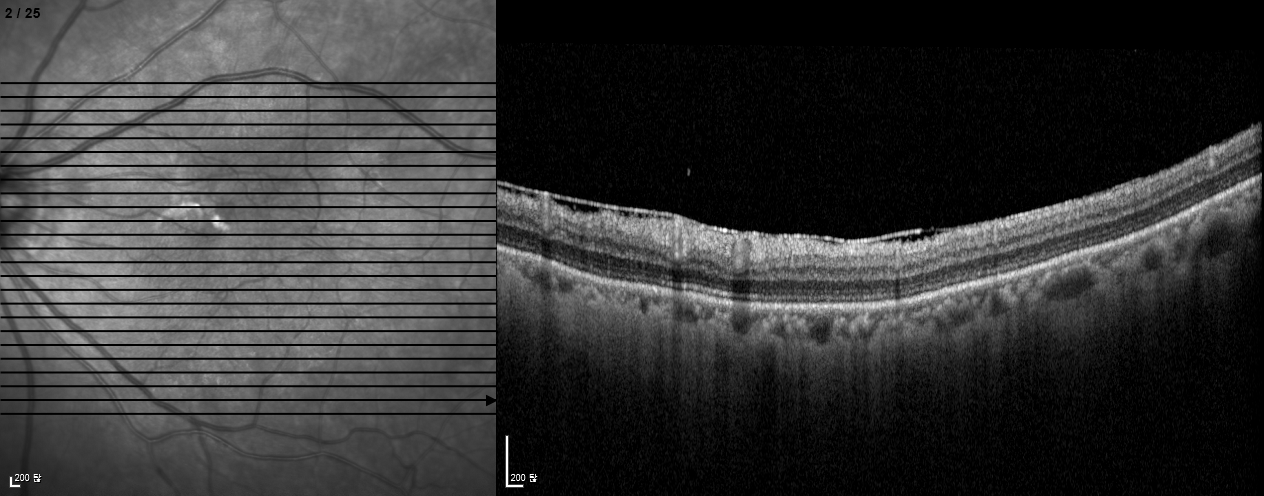
#> input picture Data/Patient1/SD_OCT/Horizontal/0001_H.bmp, 1264 x 496 px, given in place of Class1.png, which was not available
$ python -i ConvertToMaskImage.py   (imports and definitions only)
#> lines starting #> are read from the running program, lines starting #| are printed output that depends on the picture; after the words box and inside, x2 and y2 are one past the last pixel; in counts of white or black regions, pixels touching at a corner belong together
import cv2
import os
import numpy as np

def Convert2MaskImage(patientinfo):
    RetinalThicknessClasses = ["Class1", "Class2", "Class3", "Class4", "Class5", "Class6", "Class7", "Class8", "Class9"]
    for RTClass in RetinalThicknessClasses:
        ThicknessArea = cv2.imread(f'./Data/Thickness map/ReinalThicknessArea/{patientinfo}/{RTClass}.png', 0)
#> ThicknessArea is the input picture: shape (496, 1264); min 0, max 255, mean 53.8
        _, mask = cv2.threshold(ThicknessArea, 10, 255, cv2.THRESH_BINARY)
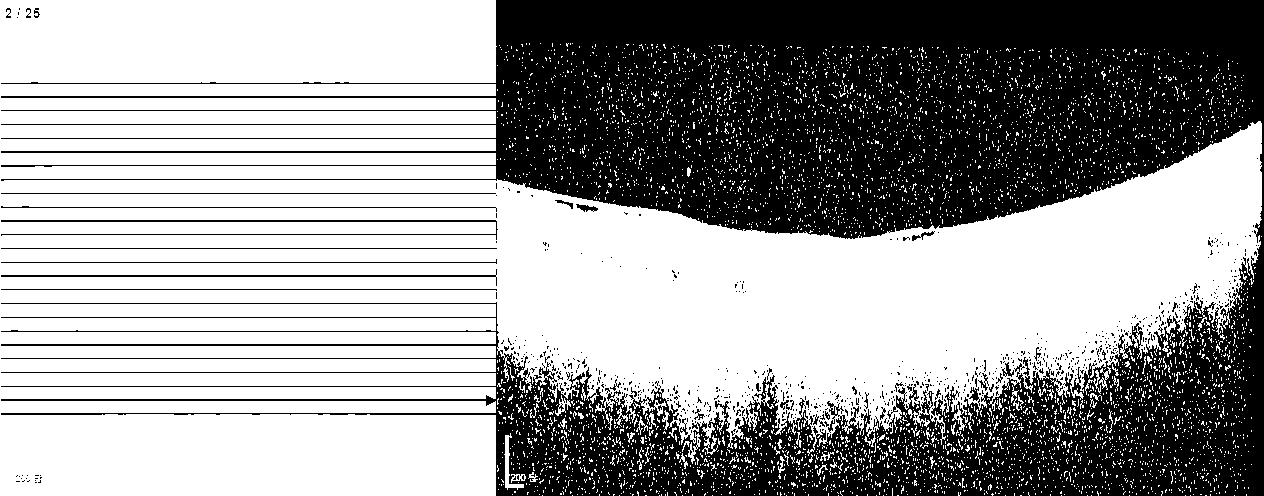
#> mask: shape (496, 1264); 61.2% white; 726 black regions (692 under 20 px), largest, box (x1, y1, x2, y2) and area: (1, 0, 1264, 496) 234656, (1, 220, 498, 240) 1506, (1, 269, 497, 286) 1005
        mask[600:] = 0
        cv2.imwrite(f"./Data/Thickness map/ReinalThicknessArea/{patientinfo}/{RTClass}_MaskImage.png",mask, params=None)
#> pass 2 of the loop in Convert2MaskImage, `for RTClass in RetinalThicknessClasses:`:
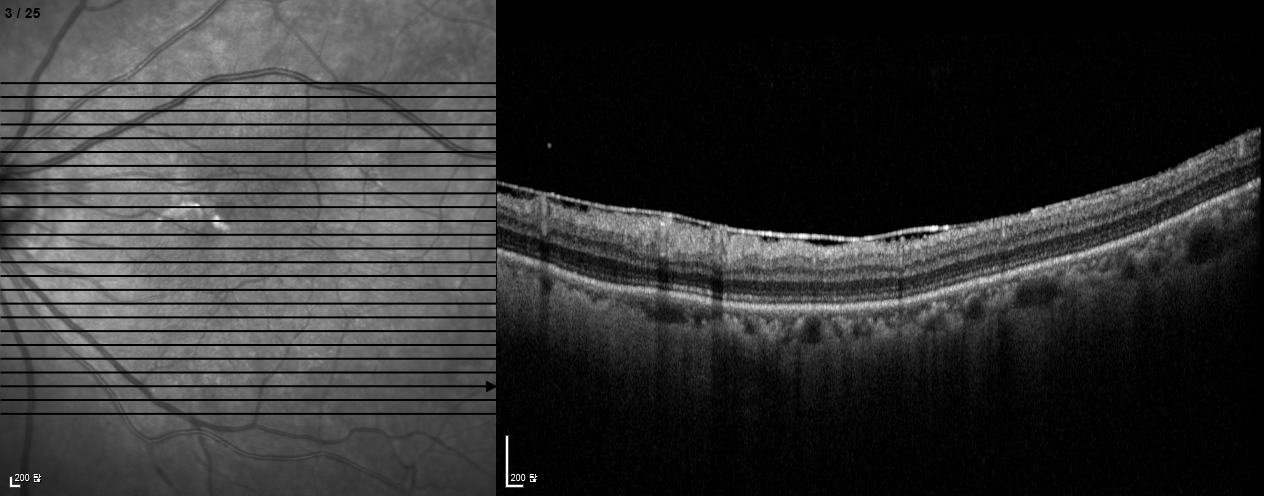
#> input picture Data/Patient1/SD_OCT/Horizontal/0002_H.bmp, 1264 x 496 px, given in place of Class2.png, which was not available
#> in Convert2MaskImage, ThicknessArea is the input picture: shape (496, 1264); min 0, max 255, mean 50
#> in Convert2MaskImage, `_, mask = cv2.threshold(ThicknessArea, 10, 255, cv2.THRESH_BINARY)`:
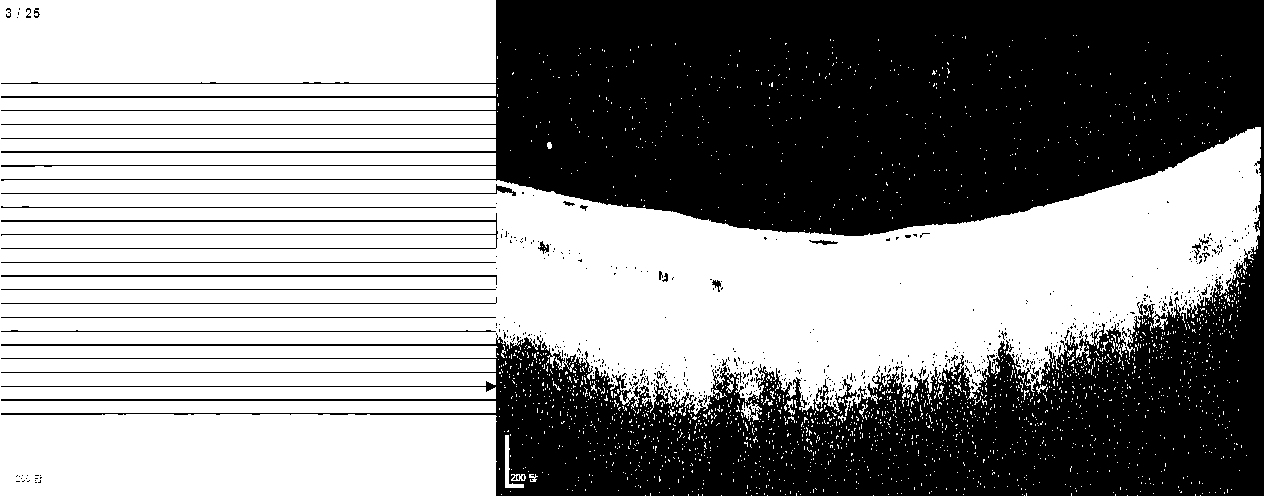
#> mask: shape (496, 1264); 56.6% white; 576 black regions (545 under 20 px), largest, box (x1, y1, x2, y2) and area: (1, 0, 1264, 496) 263045, (1, 213, 498, 249) 2020, (1, 275, 497, 285) 1000

    ERMarea = cv2.imread(f"./Data/ERM Area/{patientinfo}_Overlay.png")
    _, mask = cv2.threshold(ERMarea, 127, 255, cv2.THRESH_BINARY)
    mask = cv2.bitwise_not(mask)
    mask_ = mask[:, :, 0] != 0
    mask[mask_] = [255, 255, 255]

    mask[:110] = 0
    mask[534:] = 0
    cv2.imwrite(f"./Data/ERM Area/ERM Area MaskImage/{patientinfo}_ERMareaMask.png", mask, params=None)

#> (the run stopped early here; a loop or call above may not have finished)
